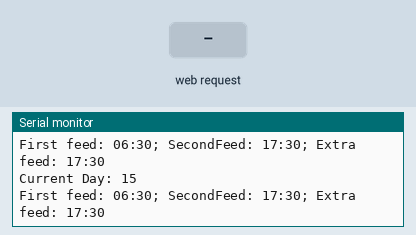
The sketch below on a simulated ESP8266 (NodeMCU). On the bench: the last lines printed to the serial monitor. Inputs (shaded band) come from the test bench. WiFi joins after 1.5 s; servers stay silent unless stated; the local clock reads 2024-03-15 10:24:30 at power-on unless the sketch sets it; storage starts empty.

Above: at 3.4 s.
3.5 s: HTTP request GET /firstFeed.txt received
13.9 s: HTTP request GET /secondFeed.txt received
24.1 s: HTTP request GET /extraFeed.txt received
34.3 s: HTTP request GET /update?firstFeed received
At 43.8 s:
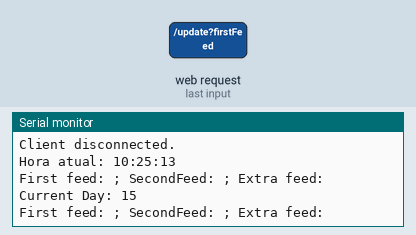
44.4 s: HTTP request GET /update?secondFeed received
At 53.39 s:
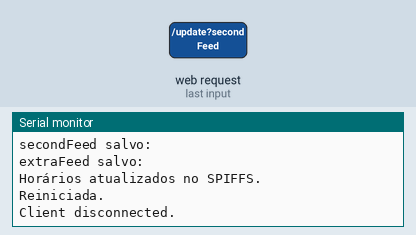
54.7 s: HTTP request GET /update?extraFeed received
Timing chart, 0 to 57.7 s (numbered marks = the images above; inputs shaded):
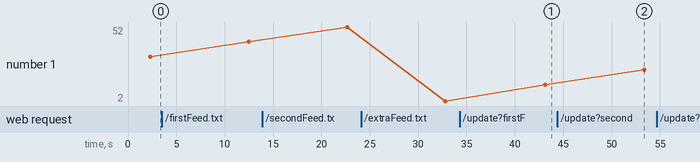

The sketch:

esp_connect.ino
```cpp
#include <ESP8266WiFi.h>
#include<time.h>
#include<SoftwareSerial.h>
#include<FS.h>

// Constants
// config do wifi
const char* SSID = "pachamama2G";
const char* PASSWORD = "962Bruto@";

// servidor ntp publico
const char* nptServer = "pool.ntp.org";
const long gmtOffset_sec = -10800; // Horario de brasilia: -3h = -10800 segunos

// Comunicacao serial c o arduino
SoftwareSerial espCommArd(4, 0);
// String receivedMessage; // pra guardar as respostas do arduino

WiFiServer server(80);

String firstFeed = "06:30";
String secondFeed = "17:30";
String extraFeed = "17:30";
//unsigned long lastFeedTime = 0;

String header;
// Current time
unsigned long currentTime = millis();
// Previous time
unsigned long previousTime = 0;
// Define timeout time in milliseconds (example: 2000ms = 2s)
const long timeoutTime = 2000;

void saveFeedTimes() {
  File file = SPIFFS.open("/firstFeed.txt", "w");
  if (file) {
    file.println(firstFeed);
    file.close();
    Serial.println("firstFeed salvo: " + firstFeed);
  }

  file = SPIFFS.open("/secondFeed.txt", "w");
  if (file) {
    file.println(secondFeed);
    file.close();
    Serial.println("secondFeed salvo: " + secondFeed);
  }

  file = SPIFFS.open("/extraFeed.txt", "w");
  if (file) {
    file.println(extraFeed);
    file.close();
    Serial.println("extraFeed salvo: " + extraFeed);
  }

  Serial.println("Horários atualizados no SPIFFS.");
  SPIFFS.end();  // Força a gravação dos arquivos antes de desligar
  SPIFFS.begin(); // Reinicia para evitar falha de acesso futuro
  Serial.println("Reiniciada.");
}

void loadFeedTimes() {
  if (SPIFFS.exists("/firstFeed.txt")) {
    File file = SPIFFS.open("/firstFeed.txt", "r");
    firstFeed = file.readString();
    firstFeed.trim();
    if (firstFeed.length() != 5) firstFeed = "06:30";
    file.close();
    Serial.println("firstFeed carregado: " + firstFeed);
  } else {
    Serial.println("Arquivo firstFeed não encontrado.");
  }

  if (SPIFFS.exists("/secondFeed.txt")) {
    File file = SPIFFS.open("/secondFeed.txt", "r");
    secondFeed = file.readString();
    secondFeed.trim();
    if (secondFeed.length() != 5) secondFeed = "17:30";
    file.close();
    Serial.println("secondFeed carregado: " + secondFeed);
  } else {
    Serial.println("Arquivo secondFeed não encontrado.");
  }

  if (SPIFFS.exists("/extraFeed.txt")) {
    File file = SPIFFS.open("/extraFeed.txt", "r");
    extraFeed = file.readString();
    extraFeed.trim();
    if (extraFeed.length() != 5) extraFeed = "17:30";
    file.close();
    Serial.println("extraFeed carregado: " + extraFeed);
  } else {
    Serial.println("Arquivo extraFeed não encontrado.");
  }
}

void setup()
{
  Serial.begin(9600);
  espCommArd.begin(9600); // Comunicação serial com o Arduino
  Serial.println("ESP8266 - Serial pronto.");
  delay(100);

  Serial.printf("conectando ao wi-fi: %s\n", SSID);
  WiFi.begin(SSID, PASSWORD);

  while(WiFi.status() != WL_CONNECTED)
  {
    delay(1000);
    Serial.print(".\n");
  }
  Serial.println("\nWifi conectado!");
  Serial.printf("IP do ESP8266: %s\n", WiFi.localIP().toString().c_str());

  // Inicia o SPIFFS
  if (!SPIFFS.begin()) {
    Serial.println("Erro ao montar o SPIFFS");
    ESP.restart();
    return;
  }
  Serial.println("SPIFFS montado com sucesso.");

  // Carregar horários salvos
  loadFeedTimes();

  // config ntp
  configTime(gmtOffset_sec, 0, nptServer);
  Serial.println("NTP configurado.");
  // Setup web
  server.begin();

  Serial.println("Listando arquivos no SPIFFS:");
  Dir dir = SPIFFS.openDir("/");
  while (dir.next())
  {
    Serial.print("Arquivo encontrado: ");
    Serial.println(dir.fileName());
  }
}

// Código para obter o valor de um parâmetro na URL
String getValue(String parameter, String data) {
  int startIndex = data.indexOf(parameter + "=");
  if (startIndex == -1) {
    return "";
  }
  startIndex += parameter.length() + 1;
  int endIndex = data.indexOf("&", startIndex);
  if (endIndex == -1) {
    endIndex = data.indexOf(" ", startIndex);
  }
  return data.substring(startIndex, endIndex);
}


void loop()
{
  WiFiClient client = server.available();   // Listen for incoming clients

  if (client) {                             // If a new client connects,
    Serial.println("New Client.");          // print a message out in the serial port
    String currentLine = "";                // make a String to hold incoming data from the client
    currentTime = millis();
    previousTime = currentTime;
    while (client.connected() && currentTime - previousTime <= timeoutTime) { // loop while the client's connected
      currentTime = millis();
      if (client.available()) {             // if there's bytes to read from the client,
        char c = client.read();             // read a byte, then
        Serial.write(c);                    // print it out the serial monitor
        header += c;
        if (c == '\n') {                    // if the byte is a newline character
          // if the current line is blank, you got two newline characters in a row.
          // that's the end of the client HTTP request, so send a response:
          if ((header.indexOf("GET /update?firstFeed") >= 0) ||
              header.indexOf("GET /update?secondFeed") >= 0 ||
              header.indexOf("GET /update?extraFeed") >= 0) {
            Serial.println("Caiu aqui passou dos ifs");
            firstFeed = getValue("firstFeed", header);
            secondFeed = getValue("secondFeed", header);
            extraFeed = getValue("extraFeed", header);
            // check if url params is empty
            String tempFirstFeed = getValue("firstFeed", header);
            if (tempFirstFeed != "") firstFeed = tempFirstFeed;

            String tempSecondFeed = getValue("secondFeed", header);
            if (tempSecondFeed != "") secondFeed = tempSecondFeed;

            String tempExtraFeed = getValue("extraFeed", header);
            if (tempExtraFeed != "") extraFeed = tempExtraFeed;

              // Salva os novos horários no SPIFFS imediatamente
            saveFeedTimes();

            defaultHttpHeaderContent(client);
            client.println("<h1>Horarios Atualizados!</h1>");
            client.println("<a href='/'>Voltar</a>");
            break;
          } else if (currentLine.length() == 0) {
            defaultHttpHeaderContent(client);
            client.println(GetHtmlPage());
            break;
          } else { currentLine = ""; }
        } else if (c != '\r') { currentLine += c; }
      }
    }
    // Clear the header variable
    header = "";
    // Close the connection
    client.stop();
    Serial.println("Client disconnected.");
    Serial.println("");
  }

  struct tm timeInfo;
  if (!getLocalTime(&timeInfo))
  {
    Serial.println("Falha ao obter horário.");
    delay(1000);
    return;
  }

  char currentTime[9];
  snprintf(currentTime, sizeof(currentTime), "%02d:%02d", timeInfo.tm_hour, timeInfo.tm_min);

  Serial.printf("Hora atual: %02d:%02d:%02d\n", timeInfo.tm_hour, timeInfo.tm_min, timeInfo.tm_sec);
  Serial.println("First feed: " + firstFeed + "; SecondFeed: " + secondFeed + "; Extra feed: " + extraFeed);
  firstFeed = formatTimeString(firstFeed);
  secondFeed = formatTimeString(secondFeed);
  extraFeed = formatTimeString(extraFeed);
  int counter = 0;
  String currentDay = String(timeInfo.tm_mday);
  Serial.println("Current Day: " + currentDay);
  Serial.println("First feed: " + firstFeed + "; SecondFeed: " + secondFeed + "; Extra feed: " + extraFeed);
  if ((firstFeed == String(currentTime)) ||
      (secondFeed == String(currentTime)) ||
      (extraFeed == String(currentTime)))
  {
    Serial.println("Hora de alimentar!");
    espCommArd.println("1");
    delay(60000);
  }
  delay(10000); // Atualiza a cada 10 segundos
}

// Função para substituir '%3A' por ':'
String formatTimeString(String s1) {
  String s2 = "";
  for (int i = 0; i < s1.length(); i++) {
    // Substitui o "%3A" por ":"
    if (i < s1.length() - 2 && s1[i] == '%' && s1[i+1] == '3' && s1[i+2] == 'A') {
      s2 += ":";  // Adiciona o ':' na nova string
      i += 2;  // Avança 2 posições para pular o "%3A"
    } else {
      s2 += s1[i];  // Adiciona o restante dos caracteres à nova string
    }
  }
  return s2;
}

void defaultHttpHeaderContent(WiFiClient client)
{
  client.println("HTTP/1.1 200 OK");
  client.println("Content-type:text/html");
  client.println("Connection: close");
  client.println();
}

String GetHtmlPage()
{
  String htmlPage = R"rawliteral(
  <!DOCTYPE html>
  <html>
  <head>
    <meta name="viewport" content="width=device-width, initial-scale=1">
    <link rel="icon" href="data:,">
    <style>
      html { font-family: Helvetica; display: inline-block; margin: 0px auto; text-align: center;}
      .button { background-color: #195B6A; border: none; color: white; padding: 16px 40px; text-decoration: none; font-size: 30px; margin: 2px; cursor: pointer;}
      .button2 {background-color: #77878A;}
    </style>
  </head>
  <body>
    <h1>Papayuta5000</h1>
    <h4>v0.0.1</h4>
    <h2>Horarios:</h2>
    <form action="/update" method="get">
      <label for="firstFeed">Primeiro horario:</label>
      <input type="time" id="firstFeed" name="firstFeed" value="%FIRST_FEED%"><br><br>

      <label for="secondFeed">Segundo horario:</label>
      <input type="time" id="secondFeed" name="secondFeed" value="%SECOND_FEED%"><br><br>

      <label for="extraFeed">Terceiro horario (EXTRA):</label>
      <input type="time" id="extraFeed" name="extraFeed" value="%EXTRA_FEED%"><br><br>

      <input type="submit" value="Atualizar Horario" class="button">
    </form>

    <p> A Rori foi alimentada </p>
  </body>
  </html>
  )rawliteral";

  htmlPage.replace("%FIRST_FEED%", firstFeed);
  htmlPage.replace("%SECOND_FEED%", secondFeed);
  htmlPage.replace("%EXTRA_FEED%", extraFeed);

  return htmlPage;
}
```

decodeUrl.c
```cpp
#include <stdio.h>
#include <stdlib.h>
#include <string.h>

int main(void)
{
    char s1[9];
    strcpy(s1, "06%3A30");  // String com %3A representando ":" no formato URL
    printf("Before formating: %s\n", s1);

    // Alocando memória para a nova string
    char* s2 = (char*)malloc(strlen(s1) + 1);  // +1 para incluir o caractere nulo '\0'
    if (s2 != NULL)
    {
        int j = 0;  // índice para s2
        for (int i = 0; i < strlen(s1); i++)
        {
            // Substituindo o '%3A' por ':'
            if (i < strlen(s1) - 2 && s1[i] == '%' && s1[i+1] == '3' && s1[i+2] == 'A') {
                s2[j++] = ':';  // Substitui %3A por ':'
                i += 2;  // Avança 2 posições para pular o "%3A"
            } else {
                s2[j++] = s1[i];  // Copia o restante dos caracteres
            }
        }
        s2[j] = '\0';  // Não se esqueça de adicionar o '\0' no final da string

        printf("After formating (new str): %s\n", s2);
        free(s2);  // Libera a memória alocada
    } else {
        printf("Memory allocation failed\n");
    }

    return 0;
}
```

Measured:
- after the input at 34.3 s, the serial monitor: prints a new line after 8.7 s (image 1)
- after the input at 44.4 s, the serial monitor: prints a new line after 8.9 s (image 2)
- plotted number 1: 2 → 13 after the input at 34.3 s
